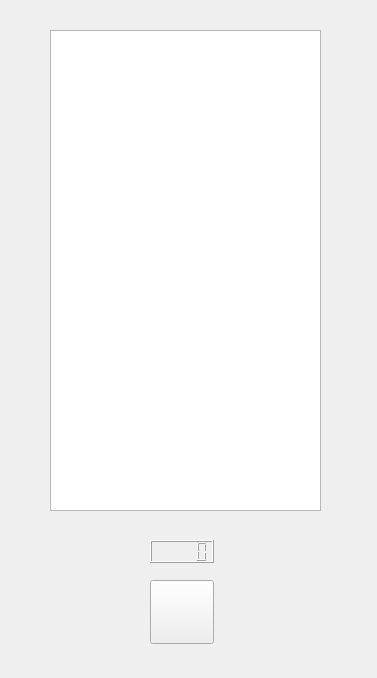
<?xml version="1.0" encoding="UTF-8"?>
<ui version="4.0">
 <class>Form</class>
 <widget class="QWidget" name="Form">
  <property name="geometry">
   <rect>
    <x>0</x>
    <y>0</y>
    <width>377</width>
    <height>678</height>
   </rect>
  </property>
  <property name="windowTitle">
   <string>Form</string>
  </property>
  <widget class="QPushButton" name="pushButton">
   <property name="geometry">
    <rect>
     <x>150</x>
     <y>580</y>
     <width>64</width>
     <height>64</height>
    </rect>
   </property>
   <property name="text">
    <string/>
   </property>
  </widget>
  <widget class="QListWidget" name="listWidget">
   <property name="geometry">
    <rect>
     <x>50</x>
     <y>30</y>
     <width>271</width>
     <height>481</height>
    </rect>
   </property>
  </widget>
  <widget class="QLCDNumber" name="lcdNumber">
   <property name="geometry">
    <rect>
     <x>150</x>
     <y>540</y>
     <width>64</width>
     <height>23</height>
    </rect>
   </property>
  </widget>
 </widget>
 <resources/>
 <connections/>
</ui>
